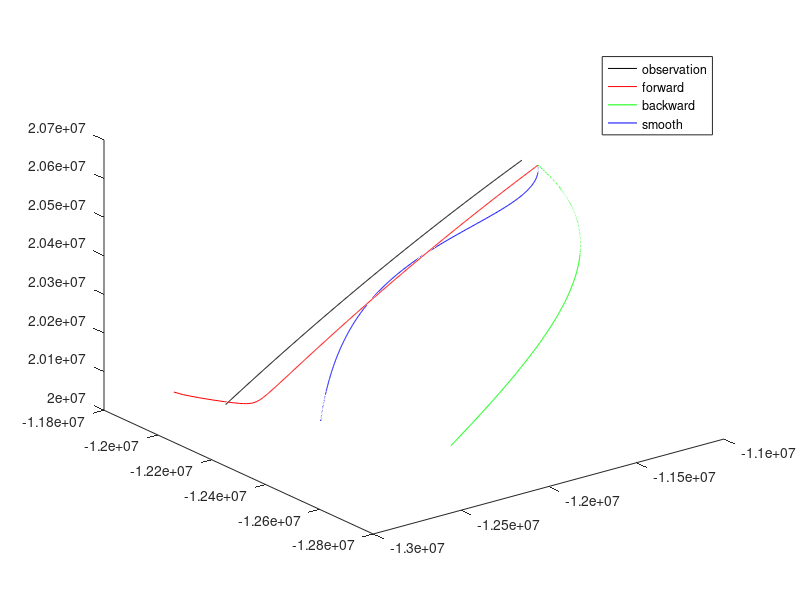

Recreate this plot in MATLAB.
clear
% initial values
Ob=load('exampleKF2.txt');
X_O=Ob(:,1);
Y_O=Ob(:,2);
Z_O=Ob(:,3);
GM=3.986005e14;
x0=[-12823317;-11933101;20070042;2000;-1000;1000];
W=1;
G=30*[0;0;0;1;1;1];
x1=[x0 zeros(6,501)];
P1=[x0 zeros(6,501)];
Rn=2500*eye(3,3);
H=[1 0 0 0 0 0;0 1 0 0 0 0;0 0 1 0 0 0];
P=[10 0 0 0 0 0;0 10 0 0 0 0;0 0 10 0 0 0;0 0 0 100 0 0;0 0 0 0 100 0; 0 0 0 0 0 100];
I=eye(6,6);
% a=zeros(501);
for i=1:501
tx=x0(1);ty=x0(2);tz=x0(3);
a=-3.986005e14/(tx^2+ty^2+tz^2)^(3/2);
F=[0 0 0 1 0 0;0 0 0 0 1 0;0 0 0 0 0 1;a 0 0 0 0 0;0 a 0 0 0 0;0 0 a 0 0 0];
phi=expm(F);
A1=[-F G*W*G';zeros(6,6) F'];
B1=expm(A1);
B22=B1(7:12,7:12);
B12=B1(1:6,7:12);
% phi=B22';
Q1=phi*B12;%
x0=phi*x0;
P=phi*P*phi'+Q1;
% Z(:,i)=H*x1(:,i+1)+[50;50;50];
Z=Ob';
% K=P*H'*inv(H*P*H'+Rn);
K=P*H'*inv(H*P*H'+Rn);
% x0=x0+K*(Z(:,i)-H*x0);
% P=(I-K*H)*P;
% x2(:,i)=x1(:,i+1)+K*(Z-H*x1(:,i+1));
% P2=()
P=(I-K*H)*P;
P_for{i}=P;
x0=x0+K*(Ob(i,:)'-H*x0);
x_forward=x0;
x_for{i}=x_forward;
X_forward(i)=x_forward(1);
Y_forward(i)=x_forward(2);
Z_forward(i)=x_forward(3);
end
%% backward kalman filter
dt= 1;
for i=1:501
tx=x0(1);ty=x0(2);tz=x0(3);
a=-3.986005e14/(tx^2+ty^2+tz^2)^(3/2);
F=[0,0,0,1,0,0;0,0,0,0,1,0;0,0,0,0,0,1;a,0,0,0,0,0;0,a,0,0,0,0;0,0,a,0,0,0];
G=30*[0;0;0;1;1;1];
phi=expm(F*dt);

A1=[-F,G*W*G';zeros(6,6),F']*dt;
B1=expm(A1);
%phi=B(7:12,7:12)';
Q1=phi*B1(1:6,7:12);

% prediction
x0=phi*x0;
P=phi*P*phi'+Q1;
% kalman gain
K=P*H'*(H*P*H'+Rn)^(-1);
% update
I=[1,0,0,0,0,0;0,1,0,0,0,0;0,0,1,0,0,0;0,0,0,1,0,0;0,0,0,0,1,0;0,0,0,0,0,1];
P=(I-K*H)*P;
P_back{501-i+1}=P;
x0=x0+K*(Ob(501-i+1,:)'-H*x0);
x_backward=x0;
x_back{501-i+1}=x_backward;
X_backward(501-i+1)=x_backward(1);
Y_backward(501-i+1)=x_backward(2);
Z_backward(501-i+1)=x_backward(3);
end

%% smoothed kalman filter
for i=1:501
    AA=P_back{i}*(P_for{i}+P_back{i})^(-1);
    x_smooth=AA*x_for{i}+(I-AA)*x_back{i};
    P_smooth=AA*P_for{i}*AA'+(I-AA)*P_back{i}*(I-AA)';
    X_smooth(i)=x_smooth(1);
    Y_smooth(i)=x_smooth(2);
    Z_smooth(i)=x_smooth(3);
end

%% plot result
figure(5)
plot3(X_O,Y_O,Z_O,'k'); hold on;
plot3(X_forward,Y_forward,Z_forward,'r'); hold on;
plot3(X_backward,Y_backward,Z_backward,'g'); hold on;
plot3(X_smooth,Y_smooth,Z_smooth,'b'); 
legend('observation','forward','backward','smooth');